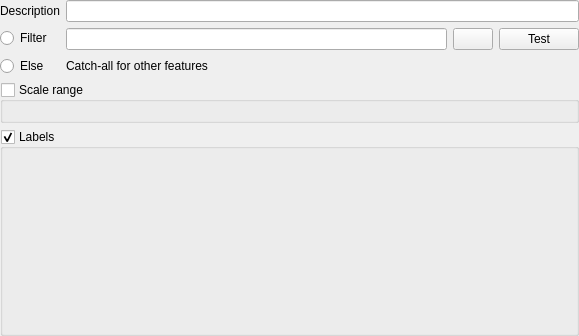
<?xml version="1.0" encoding="UTF-8"?>
<ui version="4.0">
 <class>QgsLabelingRulePropsWidget</class>
 <widget class="QWidget" name="QgsLabelingRulePropsWidget">
  <property name="geometry">
   <rect>
    <x>0</x>
    <y>0</y>
    <width>579</width>
    <height>336</height>
   </rect>
  </property>
  <property name="windowTitle">
   <string>Rule Properties</string>
  </property>
  <layout class="QVBoxLayout" name="verticalLayout">
   <property name="leftMargin">
    <number>0</number>
   </property>
   <property name="topMargin">
    <number>0</number>
   </property>
   <property name="rightMargin">
    <number>0</number>
   </property>
   <property name="bottomMargin">
    <number>0</number>
   </property>
   <item>
    <widget class="QgsScrollArea" name="scrollArea">
     <property name="frameShape">
      <enum>QFrame::NoFrame</enum>
     </property>
     <property name="widgetResizable">
      <bool>true</bool>
     </property>
     <widget class="QWidget" name="scrollAreaWidgetContents">
      <property name="geometry">
       <rect>
        <x>0</x>
        <y>0</y>
        <width>579</width>
        <height>336</height>
       </rect>
      </property>
      <layout class="QVBoxLayout" name="verticalLayout_2">
       <property name="leftMargin">
        <number>0</number>
       </property>
       <property name="topMargin">
        <number>0</number>
       </property>
       <property name="rightMargin">
        <number>0</number>
       </property>
       <property name="bottomMargin">
        <number>0</number>
       </property>
       <item>
        <layout class="QFormLayout" name="formLayout">
         <property name="fieldGrowthPolicy">
          <enum>QFormLayout::ExpandingFieldsGrow</enum>
         </property>
         <item row="0" column="0">
          <widget class="QLabel" name="label_1">
           <property name="text">
            <string>Description</string>
           </property>
          </widget>
         </item>
         <item row="0" column="1">
          <widget class="QLineEdit" name="editDescription"/>
         </item>
         <item row="1" column="0">
          <widget class="QRadioButton" name="mFilterRadio">
           <property name="text">
            <string>Filter</string>
           </property>
          </widget>
         </item>
         <item row="2" column="0">
          <widget class="QRadioButton" name="mElseRadio">
           <property name="text">
            <string>Else</string>
           </property>
          </widget>
         </item>
         <item row="2" column="1">
          <widget class="QLabel" name="label">
           <property name="text">
            <string>Catch-all for other features</string>
           </property>
          </widget>
         </item>
         <item row="1" column="1">
          <widget class="QFrame" name="filterFrame">
           <layout class="QHBoxLayout" name="horizontalLayout">
            <property name="leftMargin">
             <number>0</number>
            </property>
            <property name="topMargin">
             <number>0</number>
            </property>
            <property name="rightMargin">
             <number>0</number>
            </property>
            <property name="bottomMargin">
             <number>0</number>
            </property>
            <item>
             <widget class="QLineEdit" name="editFilter"/>
            </item>
            <item>
             <widget class="QPushButton" name="btnExpressionBuilder">
              <property name="sizePolicy">
               <sizepolicy hsizetype="Minimum" vsizetype="Fixed">
                <horstretch>0</horstretch>
                <verstretch>0</verstretch>
               </sizepolicy>
              </property>
              <property name="icon">
               <iconset resource="../../images/images.qrc">
                <normaloff>:/images/themes/default/mIconExpression.svg</normaloff>:/images/themes/default/mIconExpression.svg</iconset>
              </property>
             </widget>
            </item>
            <item>
             <widget class="QPushButton" name="btnTestFilter">
              <property name="text">
               <string>Test</string>
              </property>
             </widget>
            </item>
           </layout>
          </widget>
         </item>
        </layout>
       </item>
       <item>
        <widget class="QGroupBox" name="groupScale">
         <property name="title">
          <string>Scale range</string>
         </property>
         <property name="checkable">
          <bool>true</bool>
         </property>
         <property name="checked">
          <bool>false</bool>
         </property>
         <layout class="QHBoxLayout" name="horizontalLayout_2">
          <item>
           <widget class="QgsScaleRangeWidget" name="mScaleRangeWidget" native="true">
            <property name="toolTip">
             <string/>
            </property>
            <property name="whatsThis">
             <string/>
            </property>
           </widget>
          </item>
         </layout>
        </widget>
       </item>
       <item>
        <widget class="QGroupBox" name="groupSettings">
         <property name="sizePolicy">
          <sizepolicy hsizetype="Preferred" vsizetype="Expanding">
           <horstretch>0</horstretch>
           <verstretch>0</verstretch>
          </sizepolicy>
         </property>
         <property name="title">
          <string>Labels</string>
         </property>
         <property name="checkable">
          <bool>true</bool>
         </property>
        </widget>
       </item>
      </layout>
     </widget>
    </widget>
   </item>
  </layout>
 </widget>
 <customwidgets>
  <customwidget>
   <class>QgsScaleRangeWidget</class>
   <extends>QWidget</extends>
   <header>qgsscalerangewidget.h</header>
  </customwidget>
  <customwidget>
   <class>QgsScrollArea</class>
   <extends>QScrollArea</extends>
   <header>qgsscrollarea.h</header>
   <container>1</container>
  </customwidget>
 </customwidgets>
 <tabstops>
  <tabstop>scrollArea</tabstop>
  <tabstop>editDescription</tabstop>
  <tabstop>editFilter</tabstop>
  <tabstop>btnExpressionBuilder</tabstop>
  <tabstop>btnTestFilter</tabstop>
  <tabstop>groupScale</tabstop>
  <tabstop>groupSettings</tabstop>
 </tabstops>
 <resources>
  <include location="../../../images/images.qrc"/>
 </resources>
 <connections/>
</ui>
